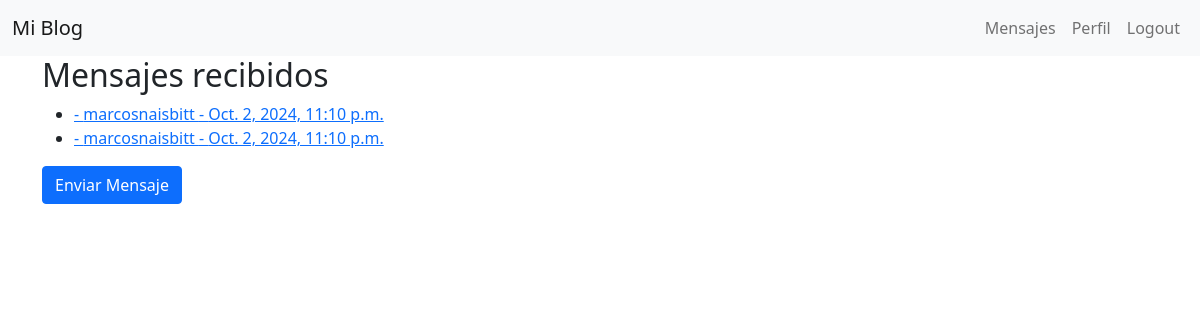
Page /messaging/inbox/ (signed in) on the committed database.
### messaging/models.py (models this page shows, shortened)
class Message(models.Model):
    sender = models.ForeignKey(User, related_name='sent_messages', on_delete=models.CASCADE)
    receiver = models.ForeignKey(User, related_name='received_messages', on_delete=models.CASCADE)
    subject = models.CharField(max_length=255)
    body = models.TextField()
    timestamp = models.DateTimeField(default=timezone.now)
    read = models.BooleanField(default=False)

### messaging/views.py (the view)
# urls.py: path('inbox/', views.inbox, name='inbox'),
@login_required
def inbox(request):
    received_messages = Message.objects.filter(receiver=request.user)
    return render(request, 'messaging_app/inbox.html', {'received_messages': received_messages})

### messaging/templates/messaging_app/inbox.html
{% extends 'blog_app/base.html' %}
{% block content %}
<h2>Mensajes recibidos</h2>
{% if received_messages %}
    <ul>
        {% for message in received_messages %}
        <li>
            <a href="{% url 'view_message' message.id %}">{{ message.subject }} - {{ message.sender }} - {{ message.timestamp }}</a>
        </li>
        {% endfor %}
    </ul>
{% else %}
    <p>No hay mensajes</p>
{% endif %}
<a href="{% url 'send_message' %}" class="btn btn-primary">Enviar Mensaje</a>
{% endblock %}

### rows in the picture
Message: sender "marcosnaisbitt", timestamp "Oct. 2, 2024, 11:10 p.m."
Message: sender "marcosnaisbitt", timestamp "Oct. 2, 2024, 11:10 p.m."
